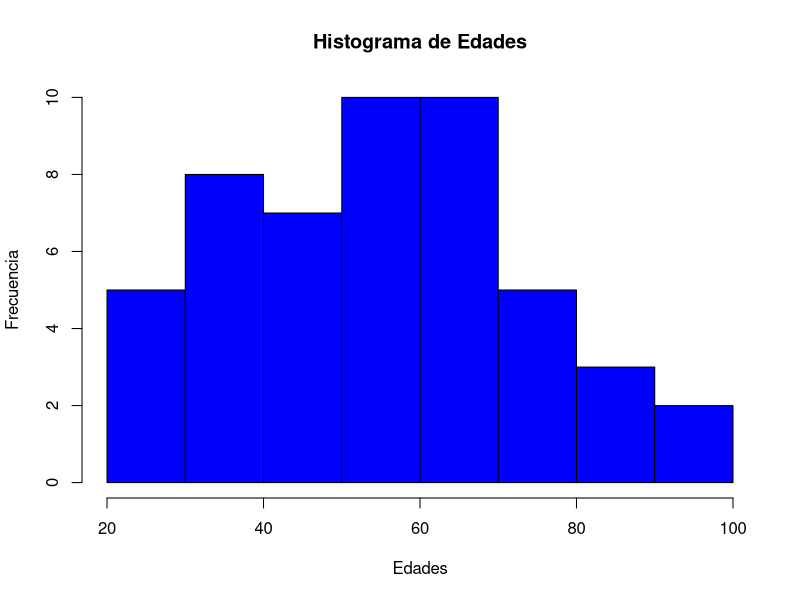
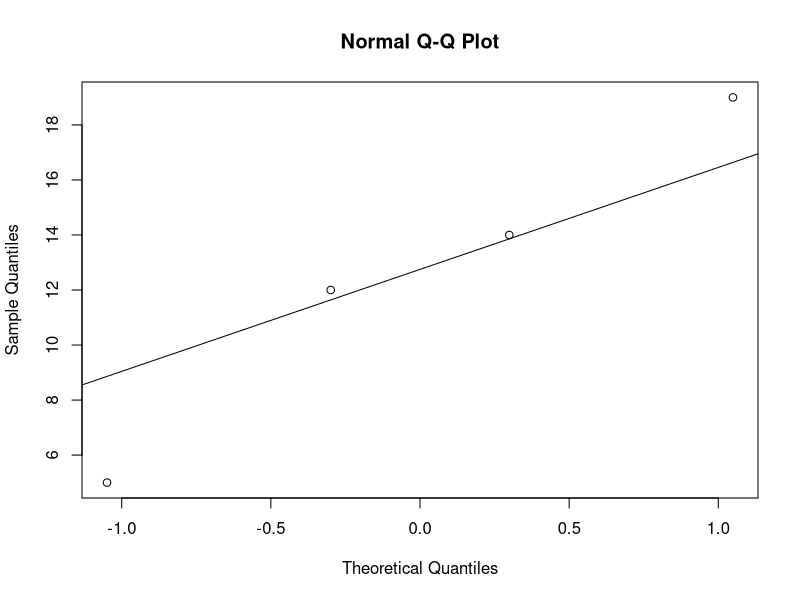

Reproduce these figures in R, in order. (Note: this script raises an error after producing the figures.)
# Laboratorio 3
# Alumnos: Arturo Yepez 15-11551, Antonella Requena 15-11196

### PREGUNTA 1

# Como nos piden establacer una relación entre nivel socioeconomico y la zona donde vive
# utilizamos Tablas de Contingencia

c = 2
r = 3

rural = c(249, 80, 2)
urbano = c(139, 20, 15)

matriz = cbind(rural, urbano)

chisq.test(matriz)

### PREGUNTA 2

# Debemos realizar una prueba para proporciones

alpha = 0.05
n = 1000
k = 4
r = 0

p = c(1/4, 1/4, 1/4, 1/4)

fi = c(294, 276, 238, 192)

prop.test(fi, c(1000,1000,1000,1000), p)

### PREGUNTA 3

# Como tenemos datos no agrupados, vamos a dividir las clases
# para obtener la frecuencia
n = 50
alpha = 0.05
r = 2

xi = c(32, 23, 64, 31, 74, 44, 61, 33, 66, 73,
       27, 65, 40, 54, 23, 43, 58, 87, 58, 62,
       68, 89, 93, 24, 73, 42, 33, 63, 36, 48,
       77, 75, 37, 59, 70, 61, 43, 68, 54, 29,
       48, 81, 57, 97, 35, 58, 56, 58, 57, 45)

hist(xi, main = "Histograma de Edades", ylab = "Frecuencia", xlab = "Edades", col = "blue")

# Ahora, agrupando los datos
k = 4
fi = c(12,19,14,5)
mi= c(30, 50, 70, 90)
lu = c(40, 60, 80, 100)  # limite superior de cada clase
ll = c(20, 40, 60, 80)   # limite inferior de cada clase


# Hacemos qq-plot
qqnorm(fi)
qqline(fi)

# Determinamos el promedio
prom = sum(fi*mi)/n
      
# Ahora la varianza
prom_n = rep(prom,n)

varianza = sum((xi-prom_n)^2 )/(n-1)

# Desviacion estandar
sd = sqrt(varianza)

# Una vez que tenemos varianza y promedio podemos calcular la probabilidad pi
pi = pnorm(lu, prom, sd) - pnorm (ll, prom, sd)

# Calculamos nuestro estadistico Chi-cuadrado
chi2_est = sum((fi-n*pi)^2/(n*pi))

# Determinamos la region de rechazo
chi2_rr = qchisq(1-alpha, k-1-r)

# Como no se nos da el nivel de significancia alpha, calculamos el p-valor
p-valor = 1 - pchisq(chi2_obs, n-1-2)
